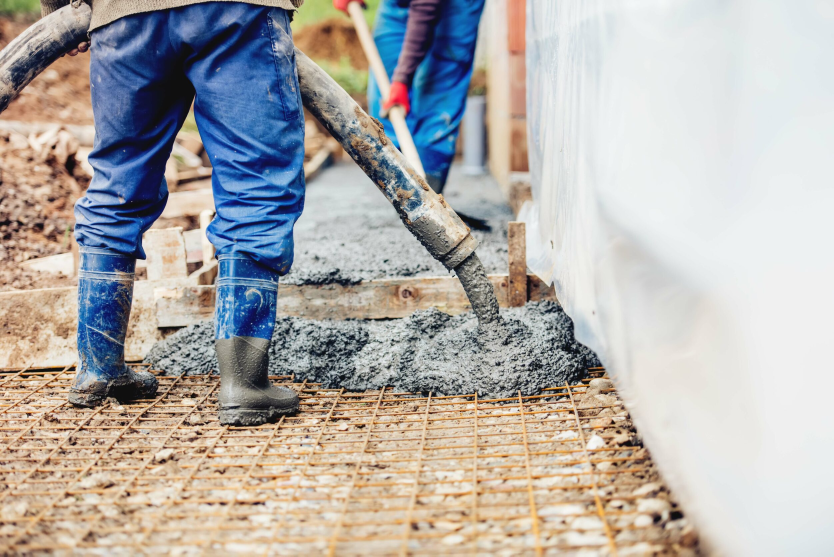
#> input picture assets/images/hero-background.jpg, 2500 x 1669 px (shown at 1/3 size)
$ python optimize-images.py
#> lines starting #> are read from the running program, lines starting #| are printed output that depends on the picture
#!/usr/bin/env python3
"""
Optimize images for better performance.
This script recompresses WebP images and creates optimized versions.
"""
import os
from pathlib import Path

try:
    from PIL import Image
except ImportError:
    print("ERROR: Pillow is not installed.")
    print("Install it with: pip install Pillow")
    exit(1)

def optimize_webp(input_path, output_path=None, quality=75, max_size=None):
    """Optimize a WebP image with specified quality and optional resize."""
#> called with quality = 80, max_size = (1600, 900)
    try:
        img = Image.open(input_path)
#> img is the input picture: PIL image 2500x1669 RGB; mean R, G, B 177.7, 174.2, 171.2

        # Resize if max_size is specified
        if max_size:
            img.thumbnail(max_size, Image.Resampling.LANCZOS)
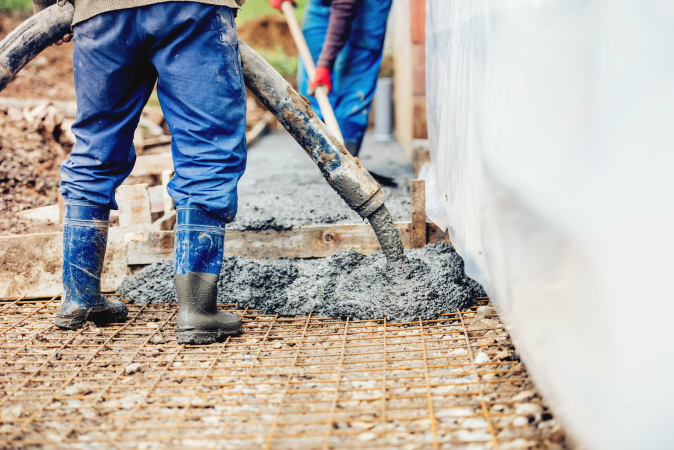
#> img: PIL image 1348x900 RGB (shown at 1/2 size); mean R, G, B 177.7, 174.2, 171.2

        # Save with specified quality
        if output_path is None:
            output_path = input_path

        # Convert RGBA to RGB if needed (WebP supports both)
        if img.mode == 'RGBA':
            # Keep alpha channel for WebP
            img.save(output_path, 'WEBP', quality=quality, method=6)
        else:
            img.save(output_path, 'WEBP', quality=quality, method=6)

        original_size = Path(input_path).stat().st_size
        new_size = Path(output_path).stat().st_size
        savings = original_size - new_size
        savings_pct = (savings / original_size * 100) if original_size > 0 else 0

        print(f"  {Path(input_path).name}: {original_size/1024:.1f} KB -> {new_size/1024:.1f} KB ({savings_pct:.1f}% reduction)")
        return True
    except Exception as e:
        print(f"  ERROR processing {input_path}: {e}")
        return False

def create_hero_variants():
    """Create optimized hero background variants."""
    images_dir = Path("assets/images")
    hero_jpg = images_dir / "hero-background.jpg"

    if not hero_jpg.exists():
        print(f"Warning: {hero_jpg} not found, skipping hero optimization")
        return

    print("Optimizing hero background images...")

    # Desktop large: 1600x900
    optimize_webp(
        hero_jpg,
        images_dir / "hero-background-desktop-large.webp",
        quality=80,
        max_size=(1600, 900)
    )

    # Desktop standard: 1200x675 (reduce quality slightly)
    optimize_webp(
        hero_jpg,
        images_dir / "hero-background-desktop.webp",
        quality=75,
        max_size=(1200, 675)
    )
#> call 2 of optimize_webp, with quality = 75, max_size = (1200, 675)
#> in optimize_webp (call 2), `img.thumbnail(max_size, Image.Resampling.LANCZOS)`:
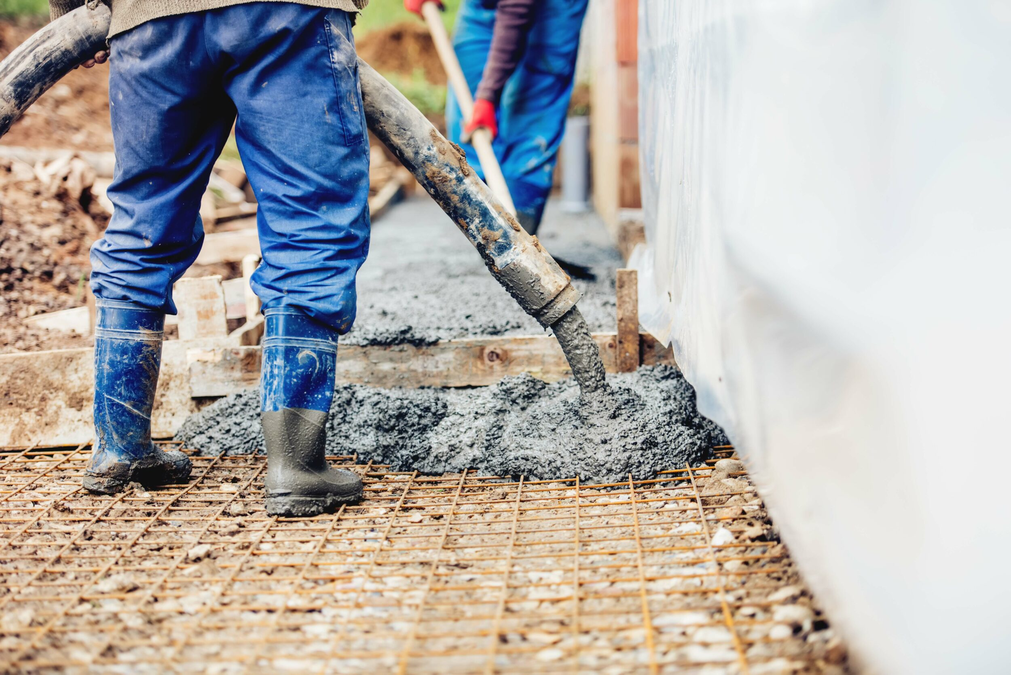
#> img: PIL image 1011x675 RGB; mean R, G, B 177.7, 174.2, 171.2

    # Tablet: keep existing but reoptimize
    if (images_dir / "hero-background-tablet.webp").exists():
        optimize_webp(
            images_dir / "hero-background-tablet.webp",
            quality=80
        )
#> call 3 of optimize_webp, with quality = 80
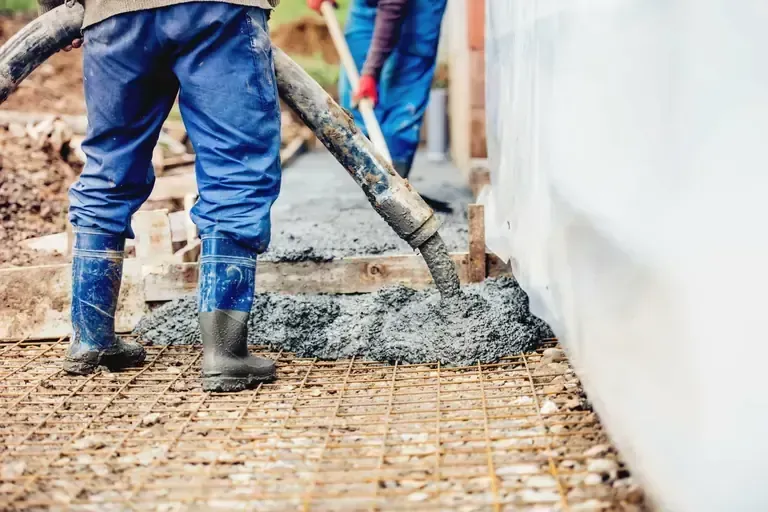
#> input picture assets/images/hero-background-tablet.webp, 768 x 512 px
#> in optimize_webp, img is the input picture: PIL image 768x512 RGB; mean R, G, B 177.8, 174.6, 171.3

    # Mobile: keep existing but reoptimize
    if (images_dir / "hero-background-mobile.webp").exists():
        optimize_webp(
            images_dir / "hero-background-mobile.webp",
            quality=80
        )
#> call 4 of optimize_webp, with quality = 80
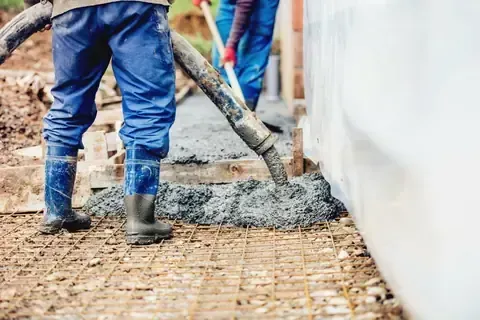
#> input picture assets/images/hero-background-mobile.webp, 480 x 320 px
#> in optimize_webp, img is the input picture: PIL image 480x320 RGB; mean R, G, B 177.6, 174.5, 171.1

def optimize_service_images():
    """Optimize service card images."""
    images_dir = Path("assets/images")

    # Map WebP files to their JPG sources for better compression
    # Create 420px versions for desktop display (actual display size)
    service_sources = {
        "service-commercial-paving-420.webp": ("service-commercial-paving.jpg", (420, 280)),
        "service-commercial-paving-800.webp": ("service-commercial-paving.jpg", (800, 533)),
        "service-commercial-paving-400.webp": ("service-commercial-paving.jpg", (400, 267)),
        "service-kerbing-420.webp": ("service-kerbing.jpg", (420, 280)),
        "service-kerbing-800.webp": ("service-kerbing.jpg", (800, 533)),
        "service-kerbing-400.webp": ("service-kerbing.jpg", (400, 267)),
        "service-concrete-patios-420.webp": ("service-concrete-patios.jpg", (420, 280)),
        "service-concrete-patios-800.webp": ("service-concrete-patios.jpg", (800, 533)),
        "service-concrete-patios-400.webp": ("service-concrete-patios.jpg", (400, 267)),
        "service-residential-driveways-420.webp": ("service-residential-driveways.jpg", (420, 280)),
        "service-residential-driveways-800.webp": ("service-residential-driveways.jpg", (800, 533)),
        "service-residential-driveways-400.webp": ("service-residential-driveways.jpg", (400, 267)),
        "service-concrete-repair-420.webp": ("service-concrete-repair.jpg", (420, 280)),
        "service-concrete-repair-800.webp": ("service-concrete-repair.jpg", (800, 533)),
        "service-concrete-repair-400.webp": ("service-concrete-repair.jpg", (400, 267)),
        "service-decorative-concrete-420.webp": ("service-decorative-concrete.jpg", (420, 280)),
        "service-decorative-concrete-800.webp": ("service-decorative-concrete.jpg", (800, 533)),
        "service-decorative-concrete-400.webp": ("service-decorative-concrete.jpg", (400, 267)),
    }

    print("\nOptimizing service card images...")
    for webp_name, (jpg_name, size) in service_sources.items():
        webp_path = images_dir / webp_name
        jpg_path = images_dir / jpg_name

        if jpg_path.exists():
            # Use lower quality for 420px versions (desktop display size)
            quality = 70 if "420" in webp_name else 75
            optimize_webp(jpg_path, webp_path, quality=quality, max_size=size)
        elif webp_path.exists():
            # Fallback to recompressing existing WebP
            quality = 70 if "420" in webp_name else 75
#> (the run stopped early here; a loop or call above may not have finished)
